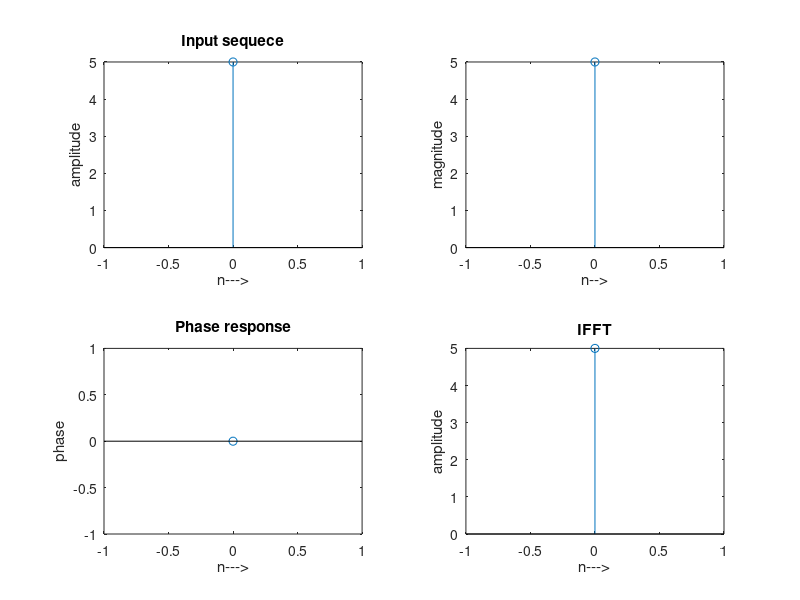

Here is the MATLAB script that generated this plot:
clc;
clear all;
close all;
x = input('Enter the sequence: ');
N = length(x);
xK = fft(x,N);
xn = ifft(xK);
n =0:N-1;

subplot(2,2,1);
stem(n,x);
xlabel('n--->');
ylabel('amplitude');
title('Input sequece');

subplot(2,2,2);
stem(n,abs(xK));
xlabel('n-->');
ylabel('magnitude');

subplot(2,2,3);
stem(n,angle(xK));
xlabel('n--->');
ylabel('phase');
title('Phase response');

subplot(2,2,4);
stem(n,xn);
xlabel('n--->');
ylabel('amplitude');
title('IFFT');